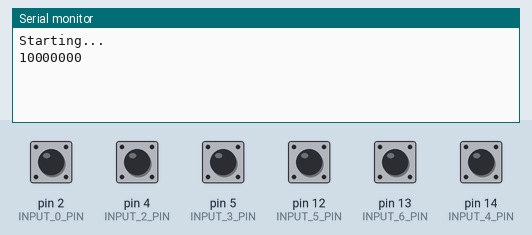
Bench run of a sketch on a simulated Arduino Uno, built with avr-gcc and run on an emulated ATmega328P. Shown: the last lines printed to the serial monitor. Inputs (shaded band) come from the test bench; at power-on: pin 2 (INPUT_0_PIN), pin 4 (INPUT_2_PIN), pin 5 (INPUT_3_PIN), pin 12 (INPUT_5_PIN), pin 13 (INPUT_6_PIN), pin 14 (INPUT_4_PIN) HIGH.

Above: at 1.2 s.
1.3 s: pin 2 (INPUT_0_PIN) pulled LOW for 0.15 s
At 1.8 s:
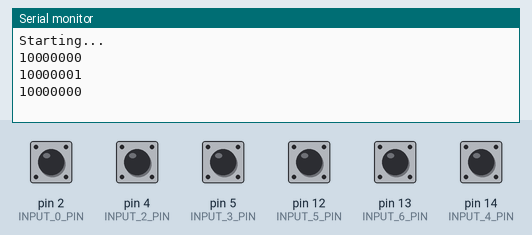
2.9 s: pin 4 (INPUT_2_PIN) pulled LOW for 0.15 s
At 4.2 s:
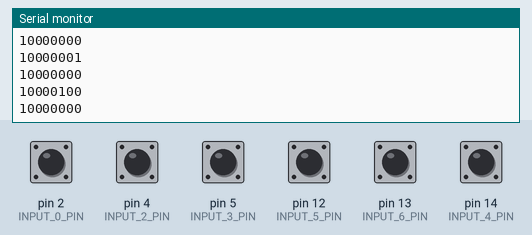
4.5 s: pin 5 (INPUT_3_PIN) pulled LOW for 0.15 s
At 5.4 s:
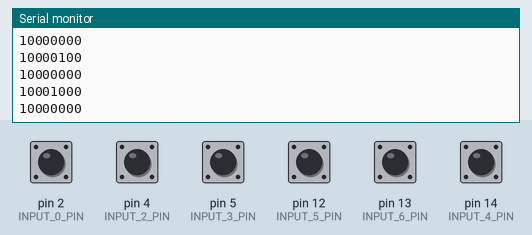
6.1 s: pin 12 (INPUT_5_PIN) pulled LOW for 0.15 s
At 6.6 s:
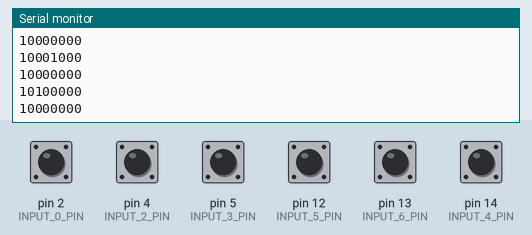
7.7 s: pin 13 (INPUT_6_PIN) pulled LOW for 0.15 s
At 9.0 s:
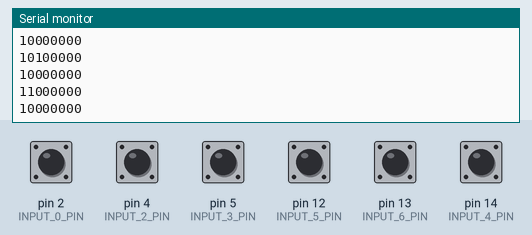
9.3 s: pin 14 (INPUT_4_PIN) pulled LOW for 0.15 s
At 10.3 s:
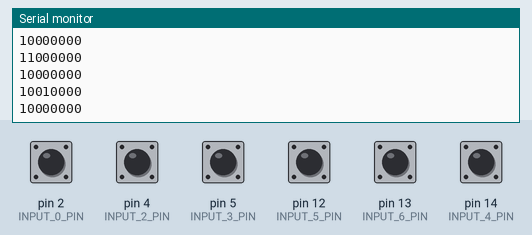
Timing chart, 0 to 11.9 s (numbered marks = the images above; inputs shaded):
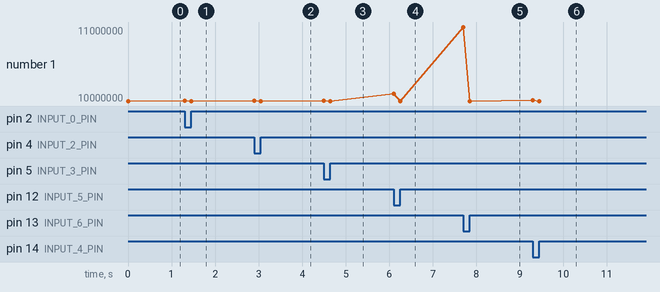

Measured:
- after the input at 1.3 s, the serial monitor: prints a new line at once (image 1)
- after the input at 2.9 s, the serial monitor: prints a new line at once (image 2)
- after the input at 4.5 s, the serial monitor: prints a new line at once (image 3)
- after the input at 6.1 s, the serial monitor: prints a new line at once (image 4)
- after the input at 7.7 s, the serial monitor: prints a new line at once (image 5)
- after the input at 9.3 s, the serial monitor: prints a new line at once (image 6)

The sketch:

receiver_002.ino
```cpp
const int INPUT_0_PIN = 2;  // GPIO2  D4
const int INPUT_1_PIN = 0;  // GPIO0  D3
const int INPUT_2_PIN = 4;  // GPIO4  D2
const int INPUT_3_PIN = 5;  // GPIO5  D1
const int INPUT_4_PIN = 14; // GPIO14 D5/SCK
const int INPUT_5_PIN = 12; // GPIO12 D6/MISO
const int INPUT_6_PIN = 13; // GPIO13 D7/MOSI

uint8_t inputState = 0xff;

void setup() {
  Serial.begin(115200);

  pinMode(INPUT_0_PIN, INPUT_PULLUP);
  pinMode(INPUT_1_PIN, INPUT_PULLUP);
  pinMode(INPUT_2_PIN, INPUT_PULLUP);
  pinMode(INPUT_3_PIN, INPUT_PULLUP);
  pinMode(INPUT_4_PIN, INPUT_PULLUP);
  pinMode(INPUT_5_PIN, INPUT_PULLUP);
  pinMode(INPUT_6_PIN, INPUT_PULLUP);

  Serial.println("\nStarting...");
}

void loop() {
  uint8_t oldInputState = inputState;

  if(digitalRead(INPUT_0_PIN) == LOW){
    inputState |= 0x01;
  }else{
    inputState &= 0xfe;
  }

  if(digitalRead(INPUT_1_PIN) == LOW){
    inputState |= 0x02;
  }else{
    inputState &= 0xfd;
  }

  if(digitalRead(INPUT_2_PIN) == LOW){
    inputState |= 0x04;
  }else{
    inputState &= 0xfb;
  }

  if(digitalRead(INPUT_3_PIN) == LOW){
    inputState |= 0x08;
  }else{
    inputState &= 0xf7;
  }

  if(digitalRead(INPUT_4_PIN) == LOW){
    inputState |= 0x10;
  }else{
    inputState &= 0xef;
  }

  if(digitalRead(INPUT_5_PIN) == LOW){
    inputState |= 0x20;
  }else{
    inputState &= 0xdf;
  }

  if(digitalRead(INPUT_6_PIN) == LOW){
    inputState |= 0x40;
  }else{
    inputState &= 0xbf;
  }

  if(oldInputState != inputState){
    Serial.println(inputState, BIN);
  }

}
```
